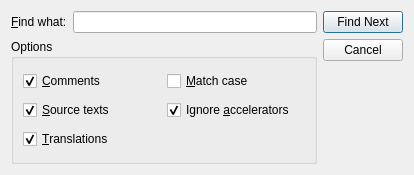
<?xml version="1.0" encoding="UTF-8"?>
<ui version="4.0">
 <comment>*********************************************************************
**
** Copyright (C) 2013 Digia Plc and/or its subsidiary(-ies).
** Contact: http://www.qt-project.org/legal
**
** This file is part of the Qt Linguist of the Qt Toolkit.
**
** $QT_BEGIN_LICENSE:LGPL$
** Commercial License Usage
** Licensees holding valid commercial Qt licenses may use this file in
** accordance with the commercial license agreement provided with the
** Software or, alternatively, in accordance with the terms contained in
** a written agreement between you and Digia.  For licensing terms and
** conditions see http://qt.digia.com/licensing.  For further information
** use the contact form at http://qt.digia.com/contact-us.
**
** GNU Lesser General Public License Usage
** Alternatively, this file may be used under the terms of the GNU Lesser
** General Public License version 2.1 as published by the Free Software
** Foundation and appearing in the file LICENSE.LGPL included in the
** packaging of this file.  Please review the following information to
** ensure the GNU Lesser General Public License version 2.1 requirements
** will be met: http://www.gnu.org/licenses/old-licenses/lgpl-2.1.html.
**
** In addition, as a special exception, Digia gives you certain additional
** rights.  These rights are described in the Digia Qt LGPL Exception
** version 1.1, included in the file LGPL_EXCEPTION.txt in this package.
**
** GNU General Public License Usage
** Alternatively, this file may be used under the terms of the GNU
** General Public License version 3.0 as published by the Free Software
** Foundation and appearing in the file LICENSE.GPL included in the
** packaging of this file.  Please review the following information to
** ensure the GNU General Public License version 3.0 requirements will be
** met: http://www.gnu.org/copyleft/gpl.html.
**
**
** $QT_END_LICENSE$
**
*********************************************************************</comment>
 <class>FindDialog</class>
 <widget class="QDialog" name="FindDialog">
  <property name="geometry">
   <rect>
    <x>0</x>
    <y>0</y>
    <width>414</width>
    <height>175</height>
   </rect>
  </property>
  <property name="sizePolicy">
   <sizepolicy hsizetype="Preferred" vsizetype="Maximum">
    <horstretch>0</horstretch>
    <verstretch>0</verstretch>
   </sizepolicy>
  </property>
  <property name="windowTitle">
   <string>Find</string>
  </property>
  <property name="whatsThis">
   <string>This window allows you to search for some text in the translation source file.</string>
  </property>
  <layout class="QHBoxLayout">
   <property name="spacing">
    <number>6</number>
   </property>
   <property name="margin">
    <number>11</number>
   </property>
   <item>
    <layout class="QVBoxLayout">
     <property name="spacing">
      <number>6</number>
     </property>
     <property name="margin">
      <number>0</number>
     </property>
     <item>
      <layout class="QHBoxLayout">
       <property name="spacing">
        <number>6</number>
       </property>
       <property name="margin">
        <number>0</number>
       </property>
       <item>
        <widget class="QLabel" name="findWhat">
         <property name="text">
          <string>&amp;Find what:</string>
         </property>
         <property name="buddy">
          <cstring>led</cstring>
         </property>
        </widget>
       </item>
       <item>
        <widget class="QLineEdit" name="led">
         <property name="whatsThis">
          <string>Type in the text to search for.</string>
         </property>
        </widget>
       </item>
      </layout>
     </item>
     <item>
      <widget class="QGroupBox" name="groupBox">
       <property name="title">
        <string>Options</string>
       </property>
       <layout class="QGridLayout">
        <property name="margin">
         <number>9</number>
        </property>
        <property name="spacing">
         <number>6</number>
        </property>
        <item row="1" column="0">
         <widget class="QCheckBox" name="sourceText">
          <property name="whatsThis">
           <string>Source texts are searched when checked.</string>
          </property>
          <property name="text">
           <string>&amp;Source texts</string>
          </property>
          <property name="checked">
           <bool>true</bool>
          </property>
         </widget>
        </item>
        <item row="2" column="0">
         <widget class="QCheckBox" name="translations">
          <property name="whatsThis">
           <string>Translations are searched when checked.</string>
          </property>
          <property name="text">
           <string>&amp;Translations</string>
          </property>
          <property name="checked">
           <bool>true</bool>
          </property>
         </widget>
        </item>
        <item row="0" column="1">
         <widget class="QCheckBox" name="matchCase">
          <property name="whatsThis">
           <string>Texts such as 'TeX' and 'tex' are considered as different when checked.</string>
          </property>
          <property name="text">
           <string>&amp;Match case</string>
          </property>
         </widget>
        </item>
        <item row="0" column="0">
         <widget class="QCheckBox" name="comments">
          <property name="whatsThis">
           <string>Comments and contexts are searched when checked.</string>
          </property>
          <property name="text">
           <string>&amp;Comments</string>
          </property>
          <property name="checked">
           <bool>true</bool>
          </property>
         </widget>
        </item>
        <item row="1" column="1">
         <widget class="QCheckBox" name="ignoreAccelerators">
          <property name="text">
           <string>Ignore &amp;accelerators</string>
          </property>
          <property name="checked">
           <bool>true</bool>
          </property>
         </widget>
        </item>
       </layout>
      </widget>
     </item>
    </layout>
   </item>
   <item>
    <layout class="QVBoxLayout">
     <property name="spacing">
      <number>6</number>
     </property>
     <property name="margin">
      <number>0</number>
     </property>
     <item>
      <widget class="QPushButton" name="findNxt">
       <property name="whatsThis">
        <string>Click here to find the next occurrence of the text you typed in.</string>
       </property>
       <property name="text">
        <string>Find Next</string>
       </property>
       <property name="default">
        <bool>true</bool>
       </property>
       <property name="flat">
        <bool>false</bool>
       </property>
      </widget>
     </item>
     <item>
      <widget class="QPushButton" name="cancel">
       <property name="whatsThis">
        <string>Click here to close this window.</string>
       </property>
       <property name="text">
        <string>Cancel</string>
       </property>
      </widget>
     </item>
     <item>
      <spacer>
       <property name="orientation">
        <enum>Qt::Vertical</enum>
       </property>
       <property name="sizeType">
        <enum>QSizePolicy::Expanding</enum>
       </property>
       <property name="sizeHint" stdset="0">
        <size>
         <width>20</width>
         <height>51</height>
        </size>
       </property>
      </spacer>
     </item>
    </layout>
   </item>
  </layout>
 </widget>
 <layoutdefault spacing="6" margin="11"/>
 <tabstops>
  <tabstop>led</tabstop>
  <tabstop>findNxt</tabstop>
  <tabstop>cancel</tabstop>
  <tabstop>comments</tabstop>
  <tabstop>sourceText</tabstop>
  <tabstop>translations</tabstop>
  <tabstop>matchCase</tabstop>
 </tabstops>
 <resources/>
 <connections>
  <connection>
   <sender>cancel</sender>
   <signal>clicked()</signal>
   <receiver>FindDialog</receiver>
   <slot>reject()</slot>
   <hints>
    <hint type="sourcelabel">
     <x>372</x>
     <y>58</y>
    </hint>
    <hint type="destinationlabel">
     <x>373</x>
     <y>109</y>
    </hint>
   </hints>
  </connection>
 </connections>
</ui>
